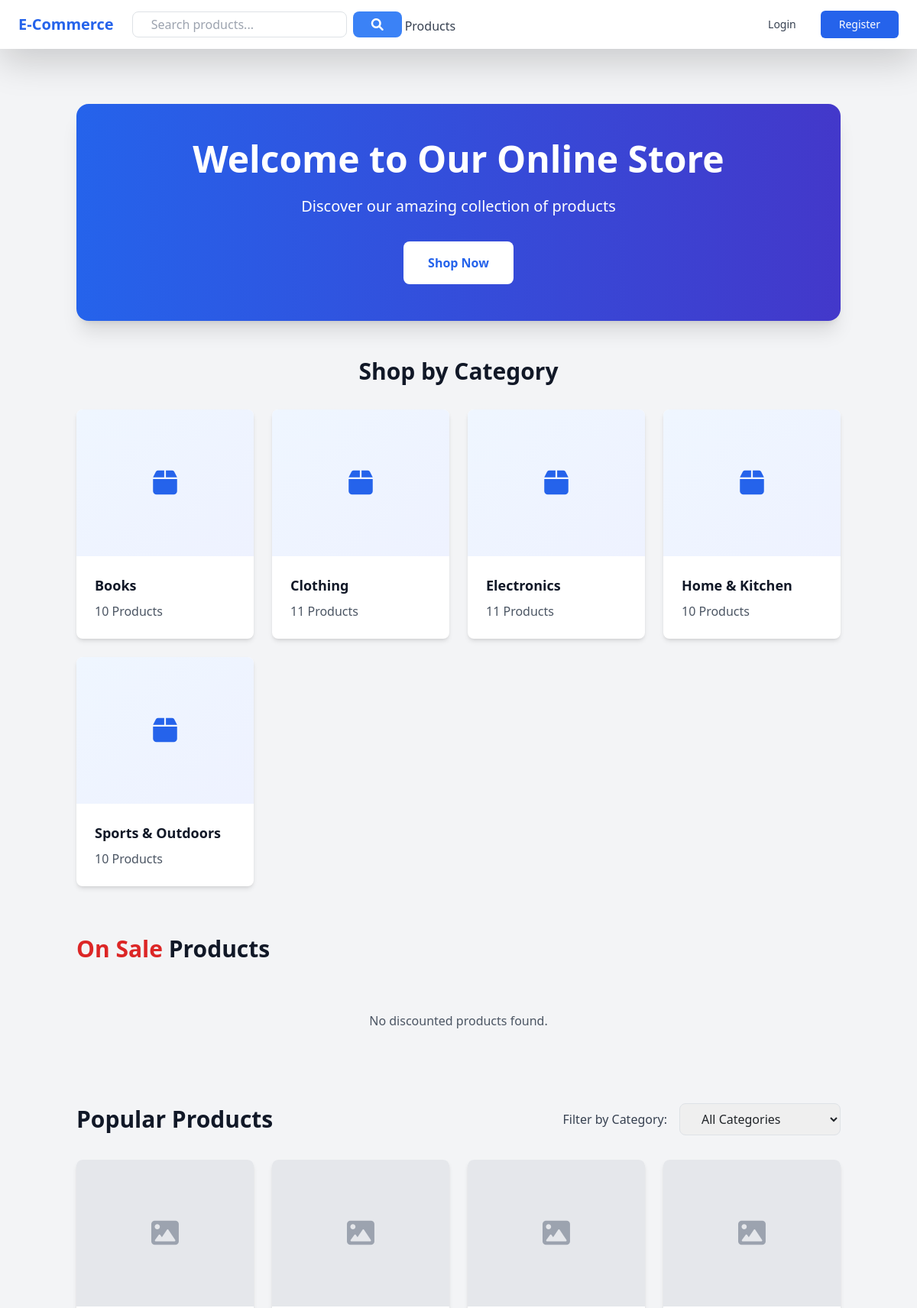
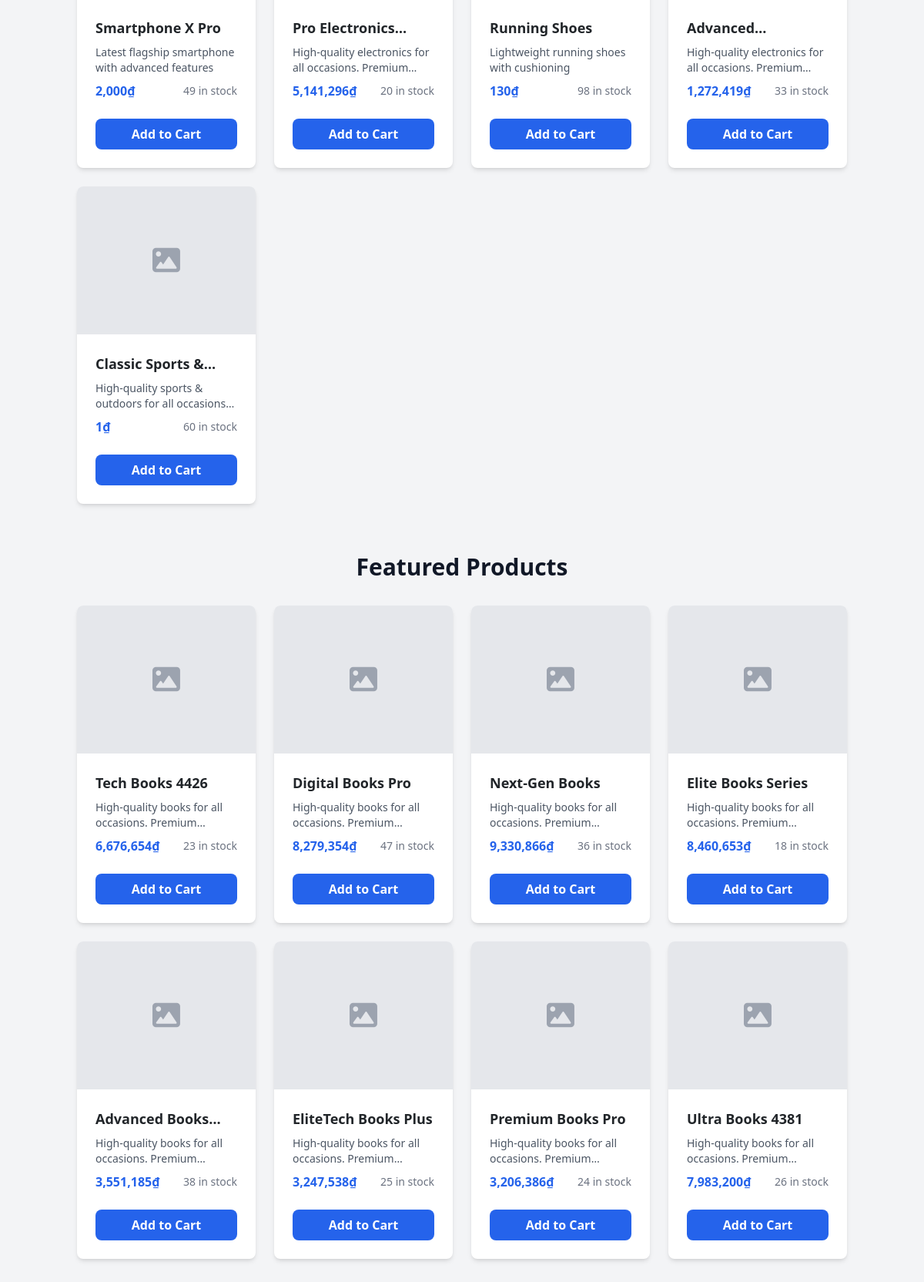
The page / (upper part) on the database its author committed (2 pictures, top to bottom).
### models/category.py (models this page shows, shortened)
class Category(db.Model):
    __tablename__ = 'categories'
    id = db.Column(db.Integer, primary_key=True)
    name = db.Column(db.String(100), nullable=False, unique=True)
    slug = db.Column(db.String(100), nullable=False, unique=True)
    description = db.Column(db.Text)
    has_sizes = db.Column(db.Boolean, default=False)  # For categories like clothing/footwear
    created_at = db.Column(db.DateTime, default=datetime.utcnow)
    updated_at = db.Column(db.DateTime, default=datetime.utcnow, onupdate=datetime.utcnow)
    products = db.relationship('Product', back_populates='category', lazy=True)

### models/product.py (models this page shows, shortened)
class Product(db.Model):
    __tablename__ = 'products'
    id = db.Column(db.Integer, primary_key=True)
    name = db.Column(db.String(200), nullable=False)
    description = db.Column(db.Text)
    price = db.Column(db.Integer, nullable=False)
    discount_price = db.Column(db.Integer, nullable=True)  # Price after discount in VND
    stock = db.Column(db.Integer, default=0)  # Total stock across all sizes for sized products
    image_url = db.Column(db.String(500))  # Kept for backward compatibility
    category_id = db.Column(db.Integer, db.ForeignKey('categories.id'), nullable=False)
    sku = db.Column(db.String(50), unique=True)
    is_active = db.Column(db.Boolean, default=True)
    has_sizes = db.Column(db.Boolean, default=False)  # Whether product needs sizes (clothing/footwear)
    created_at = db.Column(db.DateTime, default=datetime.utcnow)
    updated_at = db.Column(db.DateTime, default=datetime.utcnow, onupdate=datetime.utcnow)
    cart_items = db.relationship('CartItem',
                              back_populates='product',
                              lazy=True,
                              cascade='all, delete-orphan')
    order_items = db.relationship('OrderItem', back_populates='product', lazy=True)
    colors = db.relationship('ProductColor', back_populates='product',
                           lazy=True, cascade='all, delete-orphan')
    images = db.relationship('ProductImage', backref='product', lazy=True,
                           cascade='all, delete-orphan',
                           order_by='ProductImage.is_primary.desc()')
    category = db.relationship('Category', back_populates='products', lazy=True)
    sizes = db.relationship('ProductSize', back_populates='product',
                          lazy=True, cascade='all, delete-orphan')
    @property
    def price_display(self):
        if self.discount_price is not None:
            return "{:,.0f}".format(self.discount_price)
        return "{:,.0f}".format(self.price)
    @property
    def has_discount(self):
        return bool(self.discount_price is not None and self.discount_price < self.price)

### routes/main.py (the view)
@main_bp.route('/')
def home():
    category_id = request.args.get('category_id', type=int)
    featured_products = Product.query.filter_by(is_active=True)\
        .order_by(Product.created_at.desc())\
        .limit(8)\
        .all()
    popular_products = get_popular_products(category_id=category_id)
    discounted_products = get_discounted_products()
    categories = []
    for category in Category.query.order_by(Category.name).all():
        product_count = Product.query.filter_by(
            category_id=category.id,
            is_active=True
        ).count()
        if product_count > 0:  # Only show categories with active products
            categories.append({
                "id": category.id,
                "name": category.name,
                "product_count": product_count
            })
    return render_template('home.html',
                         featured_products=featured_products,
                         popular_products=popular_products,
                         discounted_products=discounted_products,
                         categories=categories,
                         selected_category_id=category_id)

### routes/main.py (called while the page is built)
def get_popular_products(category_id=None, limit=8):
    query = db.session.query(
        Product,
        func.sum(OrderItem.quantity).label('total_quantity'),
        func.count(OrderItem.id).label('order_count')
    ).join(OrderItem).group_by(Product.id)
    if category_id:
        query = query.filter(Product.category_id == category_id)
    query = query.filter(Product.is_active == True)
    popular_products = query.order_by(
        desc('total_quantity'),
        desc('order_count')
    ).limit(limit).all()
    return [item[0] for item in popular_products]

def get_discounted_products(limit=8):
    return Product.query.filter(
        and_(
            Product.is_active == True,
            Product.discount_price.isnot(None),
            Product.discount_price > 0
        )
    ).order_by(desc(Product.discount_price)).limit(limit).all()

### templates/home.html (shortened to what this page needs)
{% extends "base.html" %}
{% block content %}
<div class="container mx-auto py-12">
    <div class="bg-gradient-to-r from-blue-600 to-indigo-700 rounded-2xl shadow-xl text-white p-12 mb-12">
        <div class="max-w-3xl mx-auto text-center">
            <h1 class="text-4xl md:text-5xl font-bold mb-6">Welcome to Our Online Store</h1>
            <p class="text-xl mb-8">Discover our amazing collection of products</p>
            <a href="{{ url_for('products.index') }}"
               class="inline-block bg-white text-blue-600 px-8 py-3 rounded-lg font-semibold hover:bg-blue-50 transition duration-300">
                Shop Now
            </a>
        </div>
    </div>
    <div class="mb-16">
        <h2 class="text-3xl font-bold text-gray-900 mb-8 text-center">Shop by Category</h2>
        <div class="grid grid-cols-1 md:grid-cols-3 lg:grid-cols-4 gap-6">
            {% for category in categories %}
            <a href="{{ url_for('products.category_view', category_name=category.name) }}"
               class="group block bg-white rounded-lg shadow-md overflow-hidden hover:shadow-lg transition duration-300">
                <div class="aspect-w-16 aspect-h-9 bg-gray-100">
                    <div class="flex items-center justify-center h-48 bg-gradient-to-br from-blue-50 to-indigo-50">
                        <i class="fas fa-box text-4xl text-blue-600 group-hover:scale-110 transition-transform duration-300"></i>
                    </div>
                </div>
                <div class="p-6">
                    <h3 class="text-lg font-semibold text-gray-900 group-hover:text-blue-600 transition">{{ category.name }}</h3>
                    <p class="text-gray-600 mt-2">{{ category.product_count }} Products</p>
                </div>
            </a>
            {% endfor %}
        </div>
    </div>
    <div class="mb-16">
        <h2 class="text-3xl font-bold text-gray-900 mb-8">
            <span class="text-red-600">On Sale</span> Products
        </h2>
        <div class="grid grid-cols-1 md:grid-cols-3 lg:grid-cols-4 gap-6">
            {% for product in discounted_products %}
                {% include "products/_featured_product_list.html" %}
            {% else %}
            <div class="col-span-full text-center py-8 text-gray-600">
                No discounted products found.
            </div>
            {% endfor %}
        </div>
    </div>
    <div class="mb-16">
        <div class="flex justify-between items-center mb-8">
            <h2 class="text-3xl font-bold text-gray-900">Popular Products</h2>
            <div class="flex items-center space-x-4">
                <label for="category-filter" class="text-gray-700">Filter by Category:</label>
                <select id="category-filter"
                        class="border border-gray-300 rounded-lg px-4 py-2"
                        onchange="window.location.href='{{ url_for('main.home') }}' + (this.value ? '?category_id=' + this.value : '')">
                    <option value="">All Categories</option>
                </select>
            </div>
        </div>
        <div class="grid grid-cols-1 md:grid-cols-3 lg:grid-cols-4 gap-6">
            {% for product in popular_products %}
                {% include "products/_featured_product_list.html" %}
            {% else %}
            <div class="col-span-full text-center py-8 text-gray-600">
                No popular products found in this category yet.
            </div>
            {% endfor %}
        </div>
    </div>
    <div>
        <h2 class="text-3xl font-bold text-gray-900 mb-8 text-center">Featured Products</h2>
        <div class="grid grid-cols-1 md:grid-cols-3 lg:grid-cols-4 gap-6">
            {% for product in featured_products %}
                {% include "products/_featured_product_list.html" %}
            {% endfor %}
        </div>
    </div>
</div>
{% endblock %}

### templates/products/_featured_product_list.html (shortened to what this page needs)
<div class="bg-white rounded-lg shadow-md overflow-hidden hover:shadow-lg transition duration-300">
    <a href="{{ url_for('products.detail', id=product.id) }}" class="block relative">
        {% if product.images %}
            {% set primary_image = product.primary_image %}
            {% if primary_image %}
            <img src="{{ url_for('static', filename='uploads/' + primary_image.image_url) }}"
                 alt="{{ product.name }}"
                 class="w-full h-48 object-cover">
            {% endif %}
        {% elif product.image_url %}
        <img src="{{ url_for('static', filename='uploads/' + product.image_url) }}"
             alt="{{ product.name }}"
             class="w-full h-48 object-cover">
        {% else %}
        <div class="w-full h-48 bg-gray-200 flex items-center justify-center">
            <i class="fas fa-image text-gray-400 text-4xl"></i>
        </div>
        {% endif %}
        <div class="p-4">
            <h3 class="text-lg font-semibold mb-2 line-clamp-1">{{ product.name }}</h3>
            <p class="text-gray-600 mb-2 text-sm line-clamp-2">{{ product.description }}</p>
            <div class="flex justify-between items-center">
                <div>
                    <span class="text-blue-600 font-bold">{{ product.price_display }}₫</span>
                </div>
                <span class="text-sm text-gray-500">
                    {% if product.stock > 0 %}
                    {{ product.stock }} in stock
                    {% else %}
                    Out of stock
                    {% endif %}
                </span>
            </div>
        </div>
    </a>
    {% if product.stock > 0 %}
    <div class="px-4 pb-4">
        <form action="{{ url_for('cart.add_to_cart', product_id=product.id) }}" method="POST" class="add-to-cart-form">
            <button type="submit"
                    class="w-full bg-blue-600 text-white py-2 rounded-lg font-semibold hover:bg-blue-700 transition duration-300">
                Add to Cart
            </button>
        </form>
    </div>
    {% endif %}
</div>

### rows shown on the page
Category: name "Books", product_count "10"
Category: name "Clothing", product_count "11"
Category: name "Electronics", product_count "11"
Category: name "Home & Kitchen", product_count "10"
Category: name "Sports & Outdoors", product_count "10"
Product: name "Smartphone X Pro", description "Latest flagship smartphone with advanced features", price_display "2,000", stock "49"
Product: name "Pro…", description "High-quality electronics for all occasions.…", price_display "5,141,296", stock "20"
Product: name "Running Shoes", description "Lightweight running shoes with cushioning", price_display "130", stock "98"
Product: description "High-quality electronics for all occasions.…", price_display "1,272,419", stock "33"
Product: name "Classic Sports…", description "High-quality sports & outdoors for all…", price_display "1", stock "60"
Product: name "Tech Books 4426", description "High-quality books for all occasions.…", price_display "6,676,654", stock "23"
Product: name "Digital Books Pro", description "High-quality books for all occasions.…", price_display "8,279,354", stock "47"
Product: name "Next-Gen Books", description "High-quality books for all occasions.…", price_display "9,330,866", stock "36"
Product: name "Elite Books Series", description "High-quality books for all occasions.…", price_display "8,460,653", stock "18"
Product: name "Advanced…", description "High-quality books for all occasions.…", price_display "3,551,185", stock "38"
Product: name "EliteTech Books Plus", description "High-quality books for all occasions.…", price_display "3,247,538", stock "25"
Product: name "Premium Books Pro", description "High-quality books for all occasions.…", price_display "3,206,386", stock "24"
Product: name "Ultra Books 4381", description "High-quality books for all occasions.…", price_display "7,983,200", stock "26"
